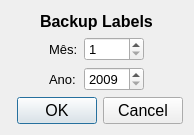
<?xml version="1.0" encoding="UTF-8"?>
<ui version="4.0">
 <class>MainWindow</class>
 <widget class="QMainWindow" name="MainWindow">
  <property name="geometry">
   <rect>
    <x>0</x>
    <y>0</y>
    <width>194</width>
    <height>131</height>
   </rect>
  </property>
  <property name="maximumSize">
   <size>
    <width>194</width>
    <height>131</height>
   </size>
  </property>
  <property name="font">
   <font>
    <pointsize>12</pointsize>
   </font>
  </property>
  <property name="windowTitle">
   <string>MainWindow</string>
  </property>
  <widget class="QWidget" name="centralWidget">
   <layout class="QVBoxLayout" name="verticalLayout">
    <item>
     <layout class="QHBoxLayout" name="horizontalLayout_2">
      <item>
       <spacer name="horizontalSpacer_3">
        <property name="orientation">
         <enum>Qt::Horizontal</enum>
        </property>
        <property name="sizeHint" stdset="0">
         <size>
          <width>40</width>
          <height>20</height>
         </size>
        </property>
       </spacer>
      </item>
      <item>
       <widget class="QLabel" name="label">
        <property name="font">
         <font>
          <weight>75</weight>
          <bold>true</bold>
         </font>
        </property>
        <property name="text">
         <string>Backup Labels</string>
        </property>
       </widget>
      </item>
      <item>
       <spacer name="horizontalSpacer_4">
        <property name="orientation">
         <enum>Qt::Horizontal</enum>
        </property>
        <property name="sizeHint" stdset="0">
         <size>
          <width>40</width>
          <height>20</height>
         </size>
        </property>
       </spacer>
      </item>
     </layout>
    </item>
    <item>
     <layout class="QHBoxLayout" name="horizontalLayout">
      <item>
       <spacer name="horizontalSpacer">
        <property name="orientation">
         <enum>Qt::Horizontal</enum>
        </property>
        <property name="sizeHint" stdset="0">
         <size>
          <width>40</width>
          <height>20</height>
         </size>
        </property>
       </spacer>
      </item>
      <item>
       <layout class="QFormLayout" name="formLayout">
        <item row="0" column="0">
         <widget class="QLabel" name="label_2">
          <property name="font">
           <font>
            <pointsize>10</pointsize>
           </font>
          </property>
          <property name="text">
           <string>Mês:</string>
          </property>
         </widget>
        </item>
        <item row="0" column="1">
         <widget class="QSpinBox" name="spinBoxMonth">
          <property name="minimumSize">
           <size>
            <width>60</width>
            <height>0</height>
           </size>
          </property>
          <property name="font">
           <font>
            <pointsize>10</pointsize>
           </font>
          </property>
          <property name="minimum">
           <number>1</number>
          </property>
          <property name="maximum">
           <number>12</number>
          </property>
         </widget>
        </item>
        <item row="1" column="0">
         <widget class="QLabel" name="label_3">
          <property name="font">
           <font>
            <pointsize>10</pointsize>
           </font>
          </property>
          <property name="text">
           <string>Ano:</string>
          </property>
         </widget>
        </item>
        <item row="1" column="1">
         <widget class="QSpinBox" name="spinBoxYear">
          <property name="minimumSize">
           <size>
            <width>60</width>
            <height>0</height>
           </size>
          </property>
          <property name="font">
           <font>
            <pointsize>10</pointsize>
           </font>
          </property>
          <property name="minimum">
           <number>2009</number>
          </property>
          <property name="maximum">
           <number>2038</number>
          </property>
         </widget>
        </item>
       </layout>
      </item>
      <item>
       <spacer name="horizontalSpacer_2">
        <property name="orientation">
         <enum>Qt::Horizontal</enum>
        </property>
        <property name="sizeHint" stdset="0">
         <size>
          <width>40</width>
          <height>20</height>
         </size>
        </property>
       </spacer>
      </item>
     </layout>
    </item>
    <item>
     <widget class="QDialogButtonBox" name="buttonBox">
      <property name="standardButtons">
       <set>QDialogButtonBox::Cancel|QDialogButtonBox::Ok</set>
      </property>
     </widget>
    </item>
   </layout>
  </widget>
 </widget>
 <layoutdefault spacing="6" margin="11"/>
 <resources/>
 <connections>
  <connection>
   <sender>buttonBox</sender>
   <signal>rejected()</signal>
   <receiver>MainWindow</receiver>
   <slot>close()</slot>
   <hints>
    <hint type="sourcelabel">
     <x>96</x>
     <y>112</y>
    </hint>
    <hint type="destinationlabel">
     <x>96</x>
     <y>65</y>
    </hint>
   </hints>
  </connection>
 </connections>
</ui>
